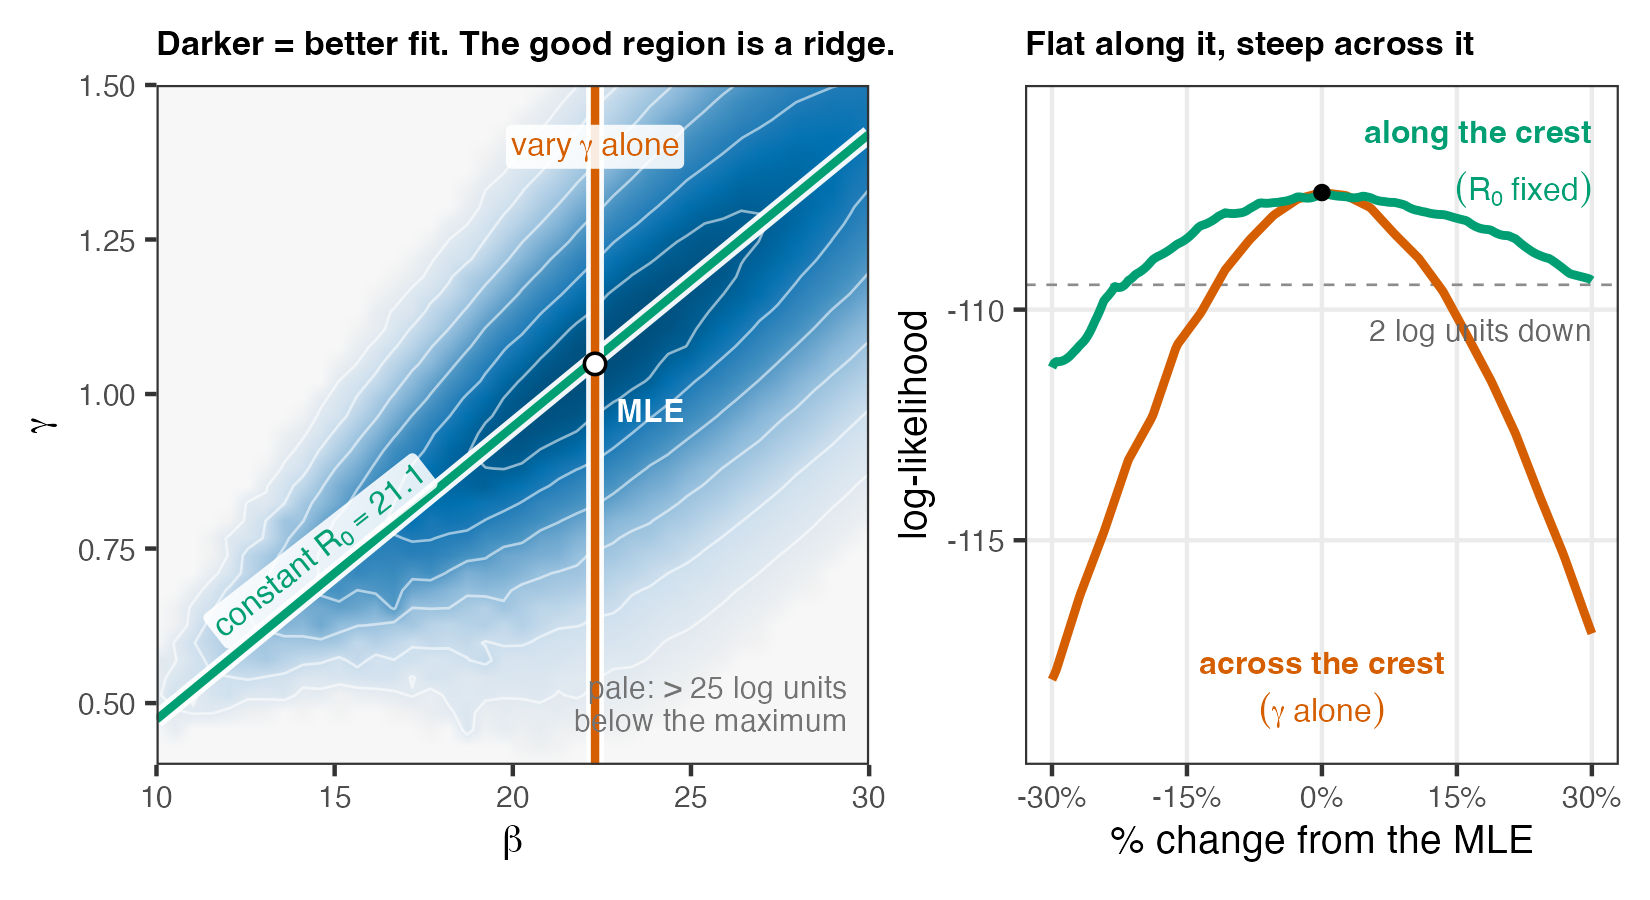

Source code (R):
## fig-likelihood-ridge.R -------------------------------------------------
## B_mle_mif2 (Lecture B) -- "This isn't a hill. It's a knife-edge ridge,
## and it runs along constant R0."
##
## Replaces the prose at 4_pfilter_in_pomp/main.qmd:298-312 (peaks/valleys/
## ridges described in words) and :476-495 ("the surface is wedge-shaped, so
## its curvature varies considerably...").
##
## Run from the project root (where 4_mle_mif2.Rproj lives):
##   Rscript figures/fig-likelihood-ridge.R
## Reads : results/pfilter-grid1.rds
## Writes: figures/fig-likelihood-ridge.png
##
## Deterministic: the cache is read, averaged with logmeanexp, and
## interpolated. Nothing here is random; the seed is set for house-style
## conformity only.
## ------------------------------------------------------------------------

set.seed(1948)

suppressPackageStartupMessages({
  library(tidyverse)
  library(pomp)
  library(patchwork)
})

theme_set(theme_bw())

## Okabe-Ito, fixed course meanings ---------------------------------------
blue  <- "#0072B2"  # the particle filter / the method that works
verm  <- "#D55E00"  # the naive approach / across the ridge / what doesn't work
green <- "#009E73"  # truth / the R0 ridge / reference

## ---- 1. the surface -----------------------------------------------------
## 40 x 40 Beta-Gamma grid, 9 particle-filter replicates per cell (Np=5000).
## logmeanexp averages the replicates on the *likelihood* scale, which is the
## right thing to do: the pfilter is unbiased for the likelihood, not for the
## log-likelihood. Note this is not itself an unbiased log-likelihood -- it is
## the log of an unbiased likelihood estimate, so Jensen still biases it low.
## Immaterial here (median within-cell replicate sd on the crest is 0.24, so
## the bias is ~0.01 log units against drops of 1-5 units), but this deck's
## whole point is precision on exactly this trap, so do not call it unbiased.

readRDS("results/pfilter-grid1.rds") |>
  group_by(Beta, Gamma) |>
  summarise(loglik = logmeanexp(loglik), .groups = "drop") -> surf

mle    <- surf |> slice_max(loglik, n = 1)
loglik_max <- mle$loglik

## the crest: best Gamma for each Beta. Beta >= 15 avoids the low-Beta corner
## where the ridge has not yet formed and the grid is coarse relative to it.
surf |>
  group_by(Beta) |>
  slice_max(loglik, n = 1) |>
  ungroup() |>
  mutate(R0 = Beta / Gamma) -> crest

R0_ridge <- mean(crest$R0[crest$Beta >= 15])
R0_sd    <- sd(crest$R0[crest$Beta >= 15])

## ---- 2. bilinear interpolator on the averaged surface --------------------
bs <- sort(unique(surf$Beta))
gs <- sort(unique(surf$Gamma))
M  <- matrix(NA_real_, length(bs), length(gs))
M[cbind(match(surf$Beta, bs), match(surf$Gamma, gs))] <- surf$loglik

bilin <- function(x, y) {
  i  <- pmin(findInterval(x, bs), length(bs) - 1)
  j  <- pmin(findInterval(y, gs), length(gs) - 1)
  tx <- (x - bs[i]) / (bs[i + 1] - bs[i])
  ty <- (y - gs[j]) / (gs[j + 1] - gs[j])
  M[cbind(i, j)]     * (1 - tx) * (1 - ty) +
  M[cbind(i + 1, j)] * tx       * (1 - ty) +
  M[cbind(i, j + 1)] * (1 - tx) * ty       +
  M[cbind(i + 1, j + 1)] * tx   * ty
}

## ---- 3. along the crest vs across it ------------------------------------
## Fair, scale-free comparison, both anchored at the MLE:
##   ALONG  : move Beta AND Gamma by the same % -> R0 unchanged.
##   ACROSS : move Gamma alone by that % -> R0 changes by that %.
## +/-30% keeps both walks strictly inside the grid, so no extrapolation.

pct <- seq(-30, 30, length.out = 241)

walk <- bind_rows(
  tibble(pct = pct, dir = "along",
         loglik = bilin(mle$Beta * (1 + pct/100), mle$Gamma * (1 + pct/100))),
  tibble(pct = pct, dir = "across",
         loglik = bilin(rep(mle$Beta, length(pct)), mle$Gamma * (1 + pct/100)))
)

## How far can you walk before losing 2 log units? Searched out to the grid
## edge (further than the +/-30% plotted), so it is never truncated by the plot
## window; no extrapolation beyond the cached grid.
##
## BOTH directions, always. The surface is asymmetric -- reporting only the
## increasing side makes the ridge look longer and flatter than it is (+30.6%
## vs -21.9% along), and a one-sided ratio quietly overstates the punchline.
## sgn = +1 increases the parameter(s), sgn = -1 decreases them.
reach <- function(d, sgn = 1) {
  lim <- if (d == "along") {
    if (sgn > 0) (max(bs)/mle$Beta - 1) else (1 - min(bs)/mle$Beta)
  } else {
    if (sgn > 0) (max(gs)/mle$Gamma - 1) else (1 - min(gs)/mle$Gamma)
  }
  e <- seq(0, lim, length.out = 4000)
  v <- if (d == "along") bilin(mle$Beta * (1 + sgn*e), mle$Gamma * (1 + sgn*e))
       else              bilin(rep(mle$Beta, length(e)), mle$Gamma * (1 + sgn*e))
  i <- which(loglik_max - v >= 2)[1]
  if (is.na(i)) NA_real_ else sgn * e[i] * 100
}

## ---- 4. left panel: the surface -----------------------------------------
## Clip 25 log units below the max -- the deck's existing idiom.
surf |>
  mutate(loglik = ifelse(loglik > loglik_max - 25, loglik, NA_real_)) -> surf_clip

## the constant-R0 line, drawn only where it is inside the panel
R0_line <- tibble(Beta = seq(min(bs), max(bs), length.out = 400)) |>
  mutate(Gamma = Beta / R0_ridge) |>
  filter(Gamma >= min(gs), Gamma <= max(gs))

## the "across" line: hold Beta at the MLE and vary Gamma. This is the vertical
## slice the orange curve in the right panel walks along -- stepping off the
## crest at fixed Beta, so R0 = Beta/Gamma changes.
across_line <- tibble(Beta = mle$Beta, Gamma = c(min(gs), max(gs)))

## The colour ramp is stretched towards the top: nearly all of the story
## lives in the few log units below the max, so a linear ramp over 25 units
## saturates the crest into a featureless blob and hides the knife edge.
ramp_at <- loglik_max - c(25, 15, 9, 5, 2, 0)

p_surf <- ggplot(surf_clip, aes(Beta, Gamma)) +
  geom_raster(aes(fill = loglik), interpolate = TRUE) +
  ## Contours read the UNCLIPPED surface: the clip is a fill decision, not a
  ## data decision. Feeding the clipped surface here NA'd 515 cells, which made
  ## the contourer work on a ragged grid and emitted a "removed 515 rows
  ## containing non-finite values" warning on every run. Every break is above
  ## max-25, so no line is drawn in the pale region either way -- this only
  ## keeps the deepest contour honest at the clip boundary, and keeps the run
  ## silent so a real warning would be noticed.
  geom_contour(data = surf, aes(z = loglik),
               breaks = loglik_max - c(1, 3, 6, 10, 15, 20),
               colour = "white", alpha = 0.55, linewidth = 0.3) +
  ## green R0 line, with a white halo so it separates from the blue field
  geom_line(data = R0_line, colour = "white", linewidth = 2.0, alpha = 0.95) +
  geom_line(data = R0_line, colour = green, linewidth = 0.95) +
  ## orange "across" line (fixed Beta = MLE), same white-halo style so it pairs
  ## one-to-one with the orange curve on the right panel
  geom_line(data = across_line, colour = "white", linewidth = 2.0, alpha = 0.95) +
  geom_line(data = across_line, colour = verm, linewidth = 0.95) +
  ## the MLE
  geom_point(data = mle, colour = "black", fill = "white",
             shape = 21, size = 2.0, stroke = 0.6) +
  ## white label box: the crest is dark, so green-on-blue would not read.
  ## angle 38 matches the line's on-page slope at 5.5 x 3.0 in.
  annotate("label", x = 14.6, y = 14.6/R0_ridge + 0.055,
           label = "constant~R[0] == 21.1", parse = TRUE, colour = green,
           size = 2.7, fontface = "bold", angle = 38,
           fill = "white", alpha = 0.88, border.colour = NA,
           label.padding = unit(1.1, "pt")) +
  ## orange label near the top of the vertical line (a pale region), matching
  ## the green label's white-box style
  annotate("label", x = mle$Beta, y = max(gs) - 0.10,
           label = "vary~gamma~alone", parse = TRUE, colour = verm,
           size = 2.7, fontface = "bold",
           fill = "white", alpha = 0.88, border.colour = NA,
           label.padding = unit(1.1, "pt")) +
  annotate("text", x = mle$Beta + 0.6, y = mle$Gamma - 0.075, label = "MLE",
           colour = "white", size = 2.7, hjust = 0, fontface = "bold") +
  ## this annotation replaces both the colourbar and the deck's prose
  ## ("all points ... less than 25 units below the maximum are shown in grey")
  annotate("text", x = 29.4, y = 0.455, label = "pale: > 25 log units\nbelow the maximum",
           colour = "grey45", size = 2.6, hjust = 1, vjust = 0, lineheight = 0.9) +
  scale_fill_gradientn(colours = c("grey95", "#cfe0ee", "#8fbcdb",
                                   "#3f8fc0", blue, "#004c78"),
                       values = scales::rescale(ramp_at),
                       na.value = "grey97", guide = "none") +
  scale_x_continuous(expand = c(0, 0)) +
  scale_y_continuous(expand = c(0, 0)) +
  coord_cartesian(xlim = range(bs), ylim = range(gs)) +
  labs(x = expression(beta), y = expression(gamma),
       subtitle = "Darker = better fit. The good region is a ridge.") +
  theme(
    plot.subtitle   = element_text(size = 8.2, face = "bold"),
    axis.text       = element_text(size = 7.2),
    axis.title      = element_text(size = 9.5),
    panel.grid      = element_blank(),
    plot.margin     = margin(2, 3, 2, 2)
  )

## ---- 5. right panel: flat along, steep across ---------------------------
p_walk <- ggplot(walk, aes(pct, loglik, colour = dir)) +
  geom_hline(yintercept = loglik_max - 2, linetype = "dashed",
             colour = "grey55", linewidth = 0.3) +
  geom_line(linewidth = 1) +
  geom_point(data = tibble(pct = 0, loglik = loglik_max, dir = "along"),
             colour = "black", size = 1.3) +
  ## labels sit in the empty corners: green above its own curve at top-right,
  ## vermillion in the dead space at bottom-centre.
  annotate("text", x = 30, y = -105.9, label = "along the crest",
           colour = green, size = 2.7, hjust = 1, vjust = 1, fontface = "bold") +
  annotate("text", x = 30, y = -107.0, label = "(R[0]~fixed)", parse = TRUE,
           colour = green, size = 2.7, hjust = 1, vjust = 1) +
  annotate("text", x = 0, y = -117.9, label = "across the crest",
           colour = verm, size = 2.7, hjust = 0.5, vjust = 0, fontface = "bold") +
  annotate("text", x = 0, y = -119.1, label = "(gamma~alone)", parse = TRUE,
           colour = verm, size = 2.7, hjust = 0.5, vjust = 0) +
  annotate("text", x = 30, y = -110.2, label = "2 log units down",
           colour = "grey40", size = 2.6, hjust = 1, vjust = 1) +
  scale_colour_manual(values = c(along = green, across = verm), guide = "none") +
  scale_x_continuous(breaks = seq(-30, 30, by = 15),
                     labels = function(x) paste0(x, "%")) +
  coord_cartesian(xlim = c(-30, 30), ylim = c(-119.2, -105.8)) +
  labs(x = "% change from the MLE",
       y = "log-likelihood",
       subtitle = "Flat along it, steep across it") +
  theme(
    plot.subtitle = element_text(size = 8.2, face = "bold"),
    axis.text     = element_text(size = 7.2),
    axis.title    = element_text(size = 9.5),
    panel.grid.minor = element_blank(),
    plot.margin   = margin(2, 2, 2, 4)
  )

## ---- 6. assemble --------------------------------------------------------
p <- p_surf + p_walk + plot_layout(widths = c(1.2, 1))

ggsave("figures/fig-likelihood-ridge.png", p,
       width = 5.5, height = 3.0, dpi = 300, bg = "white")

## ---- 7. the numbers this figure claims ----------------------------------
cat("\n---- fig-likelihood-ridge: verified numbers ----\n")
cat(sprintf("MLE            : Beta=%.2f Gamma=%.3f loglik=%.2f  (R0=%.2f)\n",
            mle$Beta, mle$Gamma, loglik_max, mle$Beta/mle$Gamma))
cat(sprintf("ridge R0       : %.2f +/- %.2f  (Beta >= 15)\n", R0_ridge, R0_sd))
cat(sprintf("crest Beta 15->30 at R0=%.2f: loglik falls %.2f units total\n",
            R0_ridge, diff(range(bilin(seq(15, 30, length.out = 200),
                                       seq(15, 30, length.out = 200)/R0_ridge)))))
for (d in c("along", "across")) {
  w <- walk |> filter(dir == d)
  cat(sprintf("%-7s: drop at -20%%=%.2f  +20%%=%.2f | 2 log units lost at %+.1f%% / %+.1f%%\n",
              d,
              w$loglik[which.min(abs(w$pct + 20))] - loglik_max,
              w$loglik[which.min(abs(w$pct - 20))] - loglik_max,
              reach(d, -1), reach(d, +1)))
}

## The asymmetry is the whole reason these are printed two-sided. Say the
## defensible range out loud so nobody lifts a single flattering number.
r_dn <- reach("along", -1) / reach("across", -1)
r_up <- reach("along", +1) / reach("across", +1)
cat(sprintf("2-log reach is %.1fx-%.1fx further along than across (down / up)\n",
            min(r_dn, r_up), max(r_dn, r_up)))
w_al <- walk |> filter(dir == "along"); w_ac <- walk |> filter(dir == "across")
ratio20 <- c(
  (w_ac$loglik[which.min(abs(w_ac$pct + 20))] - loglik_max) /
  (w_al$loglik[which.min(abs(w_al$pct + 20))] - loglik_max),
  (w_ac$loglik[which.min(abs(w_ac$pct - 20))] - loglik_max) /
  (w_al$loglik[which.min(abs(w_al$pct - 20))] - loglik_max))
cat(sprintf("across is %.1fx-%.1fx steeper than along at a +/-20%% move\n",
            min(ratio20), max(ratio20)))
cat("SPOKEN LINE: a 20% move along the crest costs UNDER TWO log units\n")
cat("             (-1.69 down, -0.92 up). Do NOT say 'under one' -- false at -20%.\n")
cat("-------------------------------------------------\n")
